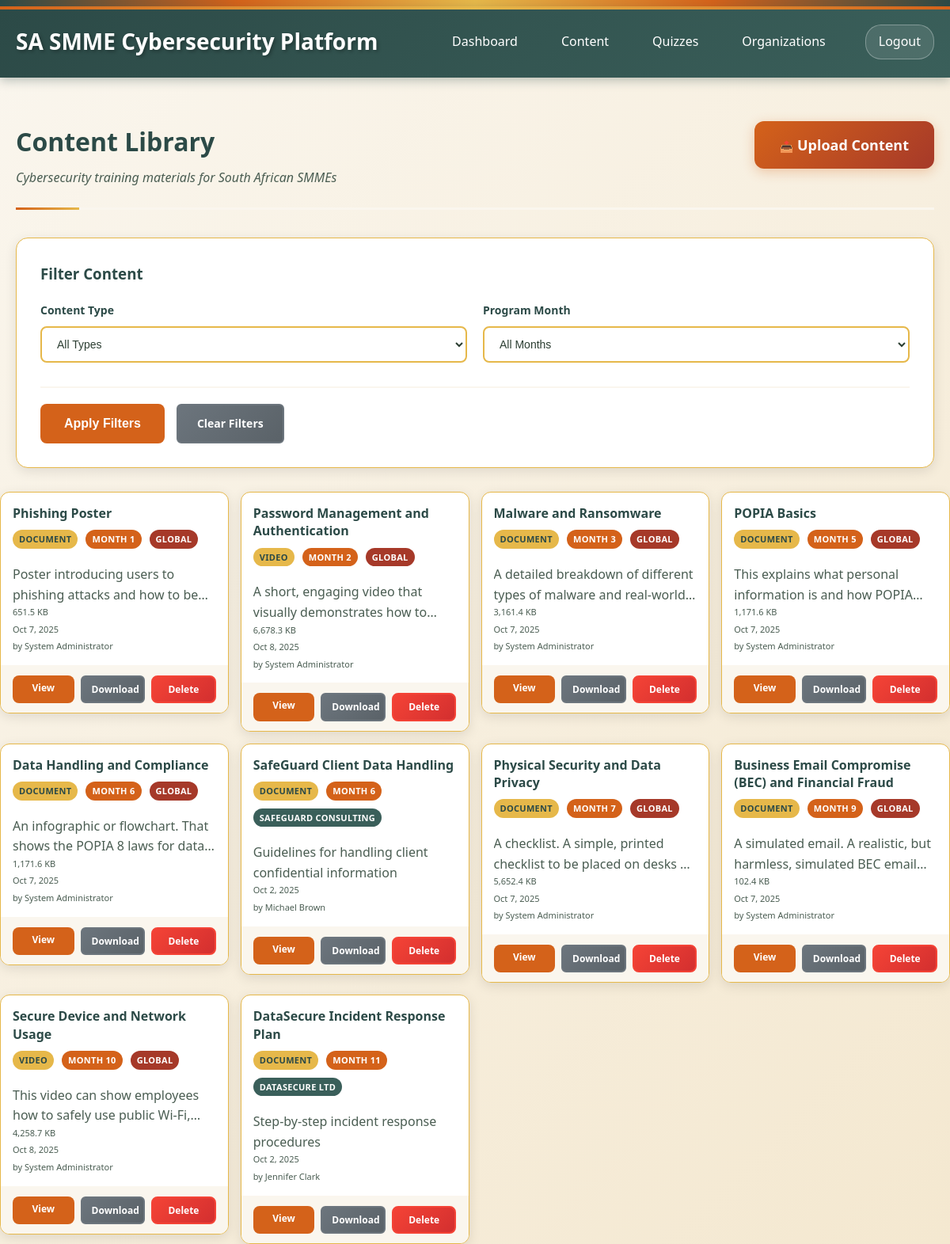
The app's page /content_list.php (signed in) with its own data.
### tables this page shows
CREATE TABLE content (
    id INTEGER PRIMARY KEY AUTOINCREMENT,
    organization_id INTEGER, -- NULL for global content
    title VARCHAR(255) NOT NULL,
    description TEXT,
    file_path VARCHAR(500),
    file_name VARCHAR(255),
    file_size INTEGER,
    external_url VARCHAR(500), -- For YouTube, external links
    content_type_id INTEGER NOT NULL,
    month_number INTEGER CHECK (month_number >= 1 AND month_number <= 12), -- 1-12 for program months
    target_audience TEXT, -- JSON array of roles/departments
    is_mandatory BOOLEAN DEFAULT 1,
    uploaded_by INTEGER NOT NULL,
    is_active BOOLEAN DEFAULT 1,
    created_at TIMESTAMP DEFAULT CURRENT_TIMESTAMP,
    updated_at TIMESTAMP DEFAULT CURRENT_TIMESTAMP,
    FOREIGN KEY (organization_id) REFERENCES organizations(id),
    FOREIGN KEY (content_type_id) REFERENCES content_types(id),
    FOREIGN KEY (uploaded_by) REFERENCES users(id)
);

CREATE TABLE content_types (
    id INTEGER PRIMARY KEY AUTOINCREMENT,
    name VARCHAR(50) UNIQUE NOT NULL,
    description TEXT,
    file_extensions TEXT, -- JSON array of allowed extensions
    max_file_size INTEGER DEFAULT 10485760, -- 10MB default
    created_at TIMESTAMP DEFAULT CURRENT_TIMESTAMP
);

CREATE TABLE organizations (
    id INTEGER PRIMARY KEY AUTOINCREMENT,
    name VARCHAR(100) NOT NULL,
    registration_number VARCHAR(50),
    industry VARCHAR(50),
    size_category VARCHAR(20) CHECK (size_category IN ('micro', 'small', 'medium')),
    contact_email VARCHAR(100) NOT NULL,
    contact_phone VARCHAR(20),
    address TEXT,
    subscription_plan VARCHAR(20) DEFAULT 'basic',
    subscription_status VARCHAR(20) DEFAULT 'active' CHECK (subscription_status IN ('active', 'suspended', 'cancelled')),
    settings TEXT, -- JSON for organization-specific settings
    is_active BOOLEAN DEFAULT 1,
    created_at TIMESTAMP DEFAULT CURRENT_TIMESTAMP,
    updated_at TIMESTAMP DEFAULT CURRENT_TIMESTAMP
);

### src/content_list.php (the view, shortened to what this page needs)
<?php
require_once __DIR__ . '/config/db.php';
$where_conditions = ['c.is_active = 1'];
$params = [];
$where_clause = implode(' AND ', $where_conditions);
try {
    $stmt = $pdo->prepare("
        SELECT c.*, ct.name as content_type_name, o.name as organization_name,
               u.first_name || ' ' || u.last_name as uploaded_by_name
        FROM content c
        LEFT JOIN content_types ct ON c.content_type_id = ct.id
        LEFT JOIN organizations o ON c.organization_id = o.id
        LEFT JOIN users u ON c.uploaded_by = u.id
        WHERE $where_clause
        ORDER BY c.month_number ASC, c.created_at DESC
    ");
    $stmt->execute($params);
    $content_list = $stmt->fetchAll(PDO::FETCH_ASSOC);
} catch (PDOException $e) {
    $content_list = [];
    $error = "Error loading content: " . $e->getMessage();
}
?>
<!DOCTYPE html>
<html lang="en">
<head>
    <link rel="stylesheet" href="assets/webdesign-style.css">
</head>
<body>
    <div class="african-border"></div>
    <div class="header">
        <div class="header-left">
            <h1>SA SMME Cybersecurity Platform</h1>
        </div>
        <div class="header-right">
            <nav class="nav-links">
                <a href="dashboard.php">Dashboard</a>
                <a href="content_list.php">Content</a>
                <a href="quiz_list.php">Quizzes</a>
                <?php if ($_SESSION['role'] === 'system_admin'): ?>
                    <a href="organization_management.php">Organizations</a>
                <?php elseif ($_SESSION['role'] === 'org_admin'): ?>
                    <a href="user_management.php">Users</a>
                <?php endif; ?>
            </nav>
            <div class="user-section">
                <a href="logout.php" class="logout-btn">Logout</a>
            </div>
        </div>
    </div>
    <div class="container">
        <div class="page-header-section">
            <div class="page-title-area">
                <h2 class="page-title">Content Library</h2>
                <p class="page-subtitle">Cybersecurity training materials for South African SMMEs</p>
            </div>
            <?php if (in_array($_SESSION['role'], ['system_admin', 'org_admin'])): ?>
                <div class="page-actions">
                    <a href="content_upload.php" class="btn-primary create-quiz-btn">
                        <span class="btn-icon">📤</span>
                        <span class="btn-text">Upload Content</span>
                    </a>
                </div>
            <?php endif; ?>
        </div>
        <div class="form-card" style="margin-bottom: 30px;">
            <h3 style="margin-bottom: 20px; color: var(--primary-dark);">Filter Content</h3>
            <form method="GET" action="">
                <div class="form-row">
                    <div class="form-group half-width">
                        <label for="type">Content Type</label>
                        <select id="type" name="type">
                            <option value="">All Types</option>
                        </select>
                    </div>
                    <div class="form-group half-width">
                        <label for="month">Program Month</label>
                        <select id="month" name="month">
                            <option value="">All Months</option>
                        </select>
                    </div>
                </div>
                <div class="form-actions">
                    <button type="submit" class="btn-primary">Apply Filters</button>
                    <a href="content_list.php" class="btn-secondary">Clear Filters</a>
                    </div>
                </div>
        </div>
        <?php if (empty($content_list)): ?>
            <div class="info-card" style="text-align: center; padding: 40px;">
                <h3>No content found</h3>
                <p>Try adjusting your filters or upload some content to get started.</p>
                <?php if (in_array($_SESSION['role'], ['system_admin', 'org_admin'])): ?>
                    <div style="margin-top: 20px;">
                        <a href="content_upload.php" class="btn-primary">Upload your first content</a>
                    </div>
                <?php endif; ?>
            </div>
        <?php else: ?>
            <div class="content-grid">
                <?php foreach ($content_list as $content): ?>
                    <div class="content-card">
                        <div class="content-header">
                            <h3><?php echo htmlspecialchars($content['title']); ?></h3>
                            <div class="content-badges">
                                <span class="badge badge-type">
                                    <?php echo htmlspecialchars($content['content_type_name']); ?>
                                </span>
                                <?php if ($content['month_number']): ?>
                                    <span class="badge badge-month">
                                        Month <?php echo $content['month_number']; ?>
                                    </span>
                                <?php endif; ?>
                                <?php if ($content['organization_name']): ?>
                                    <span class="badge badge-org">
                                        <?php echo htmlspecialchars($content['organization_name']); ?>
                                    </span>
                                <?php else: ?>
                                    <span class="badge badge-global">Global</span>
                                <?php endif; ?>
                            </div>
                            <?php if ($content['description']): ?>
                                <p class="content-description">
                                    <?php echo htmlspecialchars($content['description']); ?>
                                </p>
                            <?php endif; ?>
                            <div class="content-meta">
                                <?php if ($content['file_size']): ?>
                                    <span><?php echo number_format($content['file_size'] / 1024, 1); ?> KB</span>
                                <?php endif; ?>
                                <span><?php echo date('M j, Y', strtotime($content['created_at'])); ?></span>
                                <?php if ($content['uploaded_by_name']): ?>
                                    <span>by <?php echo htmlspecialchars($content['uploaded_by_name']); ?></span>
                                <?php endif; ?>
                            </div>
                        </div>
                        <div class="content-actions">
                            <?php if ($content['external_url']): ?>
                                <a href="<?php echo htmlspecialchars($content['external_url']); ?>"
                                   target="_blank" class="btn-primary">
                                    Open Link
                                </a>
                            <?php elseif ($content['file_path']): ?>
                                <a href="view_content.php?id=<?php echo $content['id']; ?>"
                                   class="btn-primary">
                                    View
                                </a>
                                <a href="download_content.php?id=<?php echo $content['id']; ?>"
                                   class="btn-secondary">
                                    Download
                                </a>
                            <?php endif; ?>
                            <?php if (in_array($_SESSION['role'], ['system_admin', 'org_admin'])): ?>
                                <a href="content_list.php?delete=<?php echo $content['id']; ?>"
                                   class="btn-danger"
                                   onclick="return confirm('Are you sure you want to delete this content?')">
                                    Delete
                                </a>
                            <?php endif; ?>
                        </div>
                    </div>
                <?php endforeach; ?>
            </div>
        <?php endif; ?>
</body>
</html>

### records on screen
content: title "Phishing Poster", content_type.name "DOCUMENT", month_number "1", shows "GLOBAL", description "Poster introducing users to phishing attacks and how to…", $content['file_size']/1024 "651.5", created_at "Oct 7, 2025", uploaded_by_name "System Administrator"
content: title "Password Management and Authentication", content_type.name "VIDEO", month_number "2", shows "GLOBAL", description "A short, engaging video that visually demonstrates how…", $content['file_size']/1024 "6,678.3", created_at "Oct 8, 2025", uploaded_by_name "System Administrator"
content: title "Malware and Ransomware", content_type.name "DOCUMENT", month_number "3", shows "GLOBAL", description "A detailed breakdown of different types of malware and…", $content['file_size']/1024 "3,161.4", created_at "Oct 7, 2025", uploaded_by_name "System Administrator"
content: title "POPIA Basics", content_type.name "DOCUMENT", month_number "5", shows "GLOBAL", description "This explains what personal information is and how…", $content['file_size']/1024 "1,171.6", created_at "Oct 7, 2025", uploaded_by_name "System Administrator"
content: title "Data Handling and Compliance", content_type.name "DOCUMENT", month_number "6", shows "GLOBAL", description "An infographic or flowchart. That shows the POPIA 8 laws for…", $content['file_size']/1024 "1,171.6", created_at "Oct 7, 2025", uploaded_by_name "System Administrator"
content: title "SafeGuard Client Data Handling", content_type.name "DOCUMENT", month_number "6", organization.name "SAFEGUARD CONSULTING", description "Guidelines for handling client confidential information", created_at "Oct 2, 2025", uploaded_by_name "Michael Brown"
content: title "Physical Security and Data Privacy", content_type.name "DOCUMENT", month_number "7", shows "GLOBAL", description "A checklist. A simple, printed checklist to be placed on desks…", $content['file_size']/1024 "5,652.4", created_at "Oct 7, 2025", uploaded_by_name "System Administrator"
content: title "Business Email Compromise (BEC) and Financial Fraud", content_type.name "DOCUMENT", month_number "9", shows "GLOBAL", description "A simulated email. A realistic, but harmless, simulated BEC…", $content['file_size']/1024 "102.4", created_at "Oct 7, 2025", uploaded_by_name "System Administrator"
content: title "Secure Device and Network Usage", content_type.name "VIDEO", month_number "10", shows "GLOBAL", description "This video can show employees how to safely use public…", $content['file_size']/1024 "4,258.7", created_at "Oct 8, 2025", uploaded_by_name "System Administrator"
content: title "DataSecure Incident Response Plan", content_type.name "DOCUMENT", month_number "11", organization.name "DATASECURE LTD", description "Step-by-step incident response procedures", created_at "Oct 2, 2025", uploaded_by_name "Jennifer Clark"
